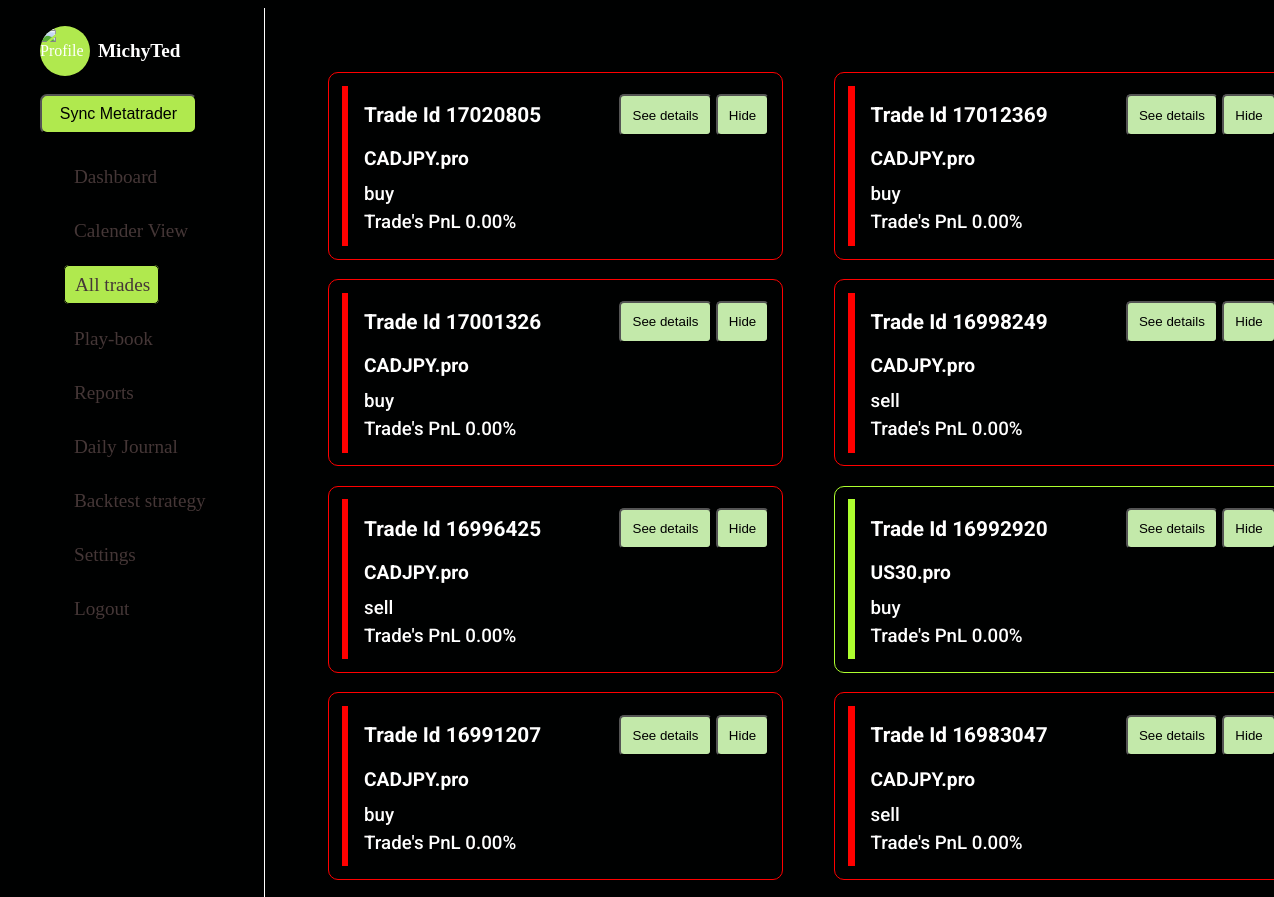
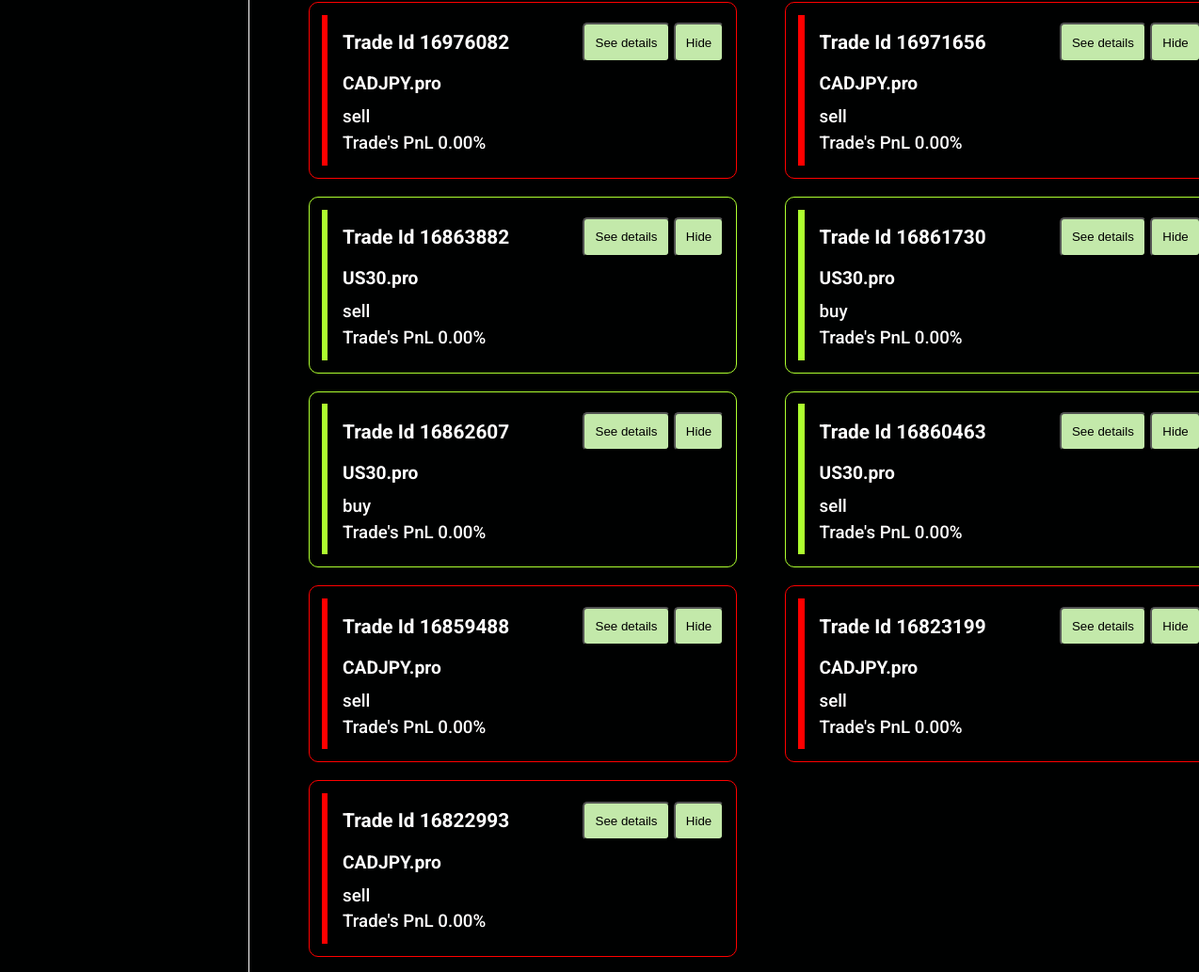
Screenshot of /journal (signed in) with the database file from the repository (2 pictures, top to bottom).
### forexJournal/models.py (models this page shows, shortened)
class TradesModel(models.Model):
    user = models.ForeignKey(settings.AUTH_USER_MODEL, on_delete=models.CASCADE, related_name="trades", default=1)
    ticket = models.IntegerField(null=False, unique=True)
    opening_time = models.DateTimeField()
    closing_time = models.DateTimeField()
    order_type = models.CharField(null=False, blank=False, max_length=10)
    lot_size = models.DecimalField(decimal_places=4, max_digits=7)
    original_position_size = models.DecimalField(decimal_places=4, max_digits=7)
    symbol = models.CharField(max_length=20)
    opening_price = models.DecimalField(decimal_places=6, max_digits=12)
    closing_price = models.DecimalField(decimal_places=6, max_digits=12)
    stop_loss = models.DecimalField(decimal_places=6, max_digits=12)
    take_profit = models.DecimalField(decimal_places=6, max_digits=12)
    commission_usd = models.DecimalField(decimal_places=4, max_digits=8)
    swap_usd = models.DecimalField(decimal_places=3, max_digits=8)
    profit_usd = models.DecimalField(decimal_places=3, max_digits=20)
    equity_usd = models.CharField(max_length=10)
    margin_level = models.CharField(max_length=10)
    close_reason = models.CharField(max_length=10)
    strategy = models.ForeignKey(StrategyModel, on_delete=models.SET_NULL, null=True, blank=True)
    profit_target = models.DecimalField(max_digits=20, decimal_places=6, null=True, blank=True)
    stop_loss_value = models.DecimalField(max_digits=20, decimal_places=6, null=True, blank=True)
    tags = models.CharField(max_length=50, null=True, blank=True)
    planned_R_Multiple = models.DecimalField(max_digits=5, decimal_places=2, null=True, blank=True)
    notes = models.TextField(null=True, blank=True)

### forexJournal/views.py (the view)
# urls.py: path("journal", views.journal, name="journal"),
@login_required
def journal(request):
    logged_in_user = request.user
    context = {}
    trades = TradesModel.objects.filter(user=logged_in_user).order_by("-id")
    for trade in trades:
        trade.profit_usd = Money(trade.profit_usd, "USD")
    context["trades"] = trades
    return render(request, "forexJournal/journal.html", context)

### forexJournal/templates/forexJournal/journal.html (shortened to what this page needs)
{% extends "base.html" %}
{% load static %}
{% block css_files %}
    <link rel="stylesheet" href="{% static 'forexJournal/journal.css' %}">
{% endblock css_files %}
{% block content %}
<div class="main-content">
    <ul class="list">
        {% for trade in trades %}
            <li>
                <div class="trade">
                    <div class="bar"></div>
                    <div class="items">
                        <div class="heads">
                            <h2>Trade Id {{ trade.ticket}}</h2>
                            <div>
                                <button type="button">See details</button>
                                <button type="button">Hide</button>
                            </div>
                        </div>
                        <div class="values">
                            <h3 class="first">{{ trade.profit_usd }} <span>{{ trade.symbol }}</span></h3>
                            <h3 class="second">{{ trade.order_type}}</h3>
                            <h3 class="third">Trade's PnL 0.00%</h3>
                        </div>
                    </div>
                </div>
            </li>
        {% endfor %}
    </ul>
</div>
{% endblock content %}

### templates/base.html (shortened to what this page needs)
{% load static %}
<!DOCTYPE html>
<html lang="en">
<head>
    {% block css_files %}{% endblock  %}
    <link rel="stylesheet" href="{% static 'base.css' %}">
    <link rel="stylesheet" href="https://cdnjs.cloudflare.com/ajax/libs/font-awesome/6.5.2/css/all.min.css" />
</head>
<body>
    <section id="first-part">
        <div id="profile">
            <img src="{% static 'forexJournal/images/3d-portrait-businessman.jpg' %}" alt="Profile">
            <h2>{{ user }}</h2>
        </div>
        <button type="button" class="new-trade">Sync Metatrader</button>
        <ul>
            <li class="try"><a href="{% url "forex" %}" class="active" id="dashboard">Dashboard</a></li>
            <li><a href="{% url "All_trades" %}" id="all_trades" class="active">Calender View</a></li>
            <li><a href="{% url "journal" %}" id="journalss" class="active">All trades</a></li>
            <li><a href="{% url "playBook" %}" id="Play_book" class="active">Play-book</a></li>
            <li><a href="{% url "reports" %}" id="reports" class="active">Reports</a></li>
            <li><a href="{% url "daily-journal" %}" id="daily-journal" class="active">Daily Journal</a></li>
            <li><a href="{% url "backtest" %}" id="backtest" class="active">Backtest strategy</a></li>
            <li><a href="{% url "settings" %}" id="settings" class="active">Settings</a></li>
            <li class="logout"><a href="{% url 'logout' %}">Logout</a></li>
        </ul>
    </section>
    {% block content %}
    {% endblock  %}
</body>
</html>

### forexJournal/static/forexJournal/journal.css (style rules this page uses)
.main-content { margin-left: 20rem; width: 78vw; }
#first-part { width: 15rem; padding: 1rem; min-height: 100%; border-right: 1px solid white; position: fixed; }
.trade { height: 10rem; padding: 0.8rem; border: 0.5px solid greenyellow; border-radius: 10px; margin-right: 2rem; display: flex; cursor: pointer; transition: transform 0.3s ease; }
.heads { display: flex; align-items: center; justify-content: space-between; }
.heads button { padding: 0.7rem; background: rgb(195, 233, 170); border-radius: 5px; }
.heads h2 { font-size: 1.3rem; font-family: "Roboto", sans-serif; font-weight: bold; font-style: normal; }
.values { margin-top: -1rem; }
.values .first { font-size: 2.5rem; margin-top: -1rem; }
.first span { font-size: 1.2rem; font-family: "Roboto", sans-serif; font-weight: bold; font-style: normal; }
.second { margin-top: -2rem; font-family: "Roboto", sans-serif; font-weight: 500; font-style: normal; }
.third { margin-top: -0.8rem; font-family: "Roboto", sans-serif; font-weight: 500; font-style: normal; }
.bar { height: 100%; width: 0.4rem; background: greenyellow; }
.items { width: 97%; margin-left: 1rem; }
.list { display: grid; grid-template-columns: 1fr 1fr; gap: 1.2rem; margin-left: -2.5rem; margin-top: 4rem; list-style: none; }

### static/base.css (style rules this page uses)
:root { --main-color:#000101; --divBack: hsl(207, 35%, 10%); --selectedColor: #B0E94E; --selectedColor2: #efef05; }
body { color: white; background: var(--main-color); height: 100vh; display: grid; grid-template-columns: 0.8fr 4fr ; }
#first-part { width: 14rem; padding: 1rem; height: 100vh; }
#profile { display: flex; align-items: center; padding-left: 1rem; }
#profile img { margin-right: 2rem; object-fit: cover; object-position: top; width: 50px; height: 50px; border-radius: 50%; background: var(--selectedColor); }
#profile h2 { font-size: 1.2rem; margin-left: -1.5rem; }
.new-trade { width: 70%; height: 2.5rem; margin-left: 1rem; margin-top: 1rem; background-color: var(--selectedColor); font-size: 1rem; border-radius: 7px; }
#first-part ul { list-style: none; margin-top: 2rem; height: 15rem; }
#first-part li { margin-top: 2rem; }
#first-part a { text-decoration: none; color: rgb(69, 55, 55); font-size: 1.2rem; padding-left: 10px; }
li .active { border: 1px solid black; background: var(--selectedColor); padding: 0.5rem; border-radius: 5px; }

### rows the page displays
TradesModel: ticket "17020805", symbol "CADJPY.pro", order_type "buy"
TradesModel: ticket "17012369", symbol "CADJPY.pro", order_type "buy"
TradesModel: ticket "17001326", symbol "CADJPY.pro", order_type "buy"
TradesModel: ticket "16998249", symbol "CADJPY.pro", order_type "sell"
TradesModel: ticket "16996425", symbol "CADJPY.pro", order_type "sell"
TradesModel: ticket "16992920", symbol "US30.pro", order_type "buy"
TradesModel: ticket "16991207", symbol "CADJPY.pro", order_type "buy"
TradesModel: ticket "16983047", symbol "CADJPY.pro", order_type "sell"
TradesModel: ticket "16976082", symbol "CADJPY.pro", order_type "sell"
TradesModel: ticket "16971656", symbol "CADJPY.pro", order_type "sell"
TradesModel: ticket "16863882", symbol "US30.pro", order_type "sell"
TradesModel: ticket "16861730", symbol "US30.pro", order_type "buy"
TradesModel: ticket "16862607", symbol "US30.pro", order_type "buy"
TradesModel: ticket "16860463", symbol "US30.pro", order_type "sell"
TradesModel: ticket "16859488", symbol "CADJPY.pro", order_type "sell"
TradesModel: ticket "16823199", symbol "CADJPY.pro", order_type "sell"
TradesModel: ticket "16822993", symbol "CADJPY.pro", order_type "sell"

### other values shown
{{ user }} "MichyTed"
